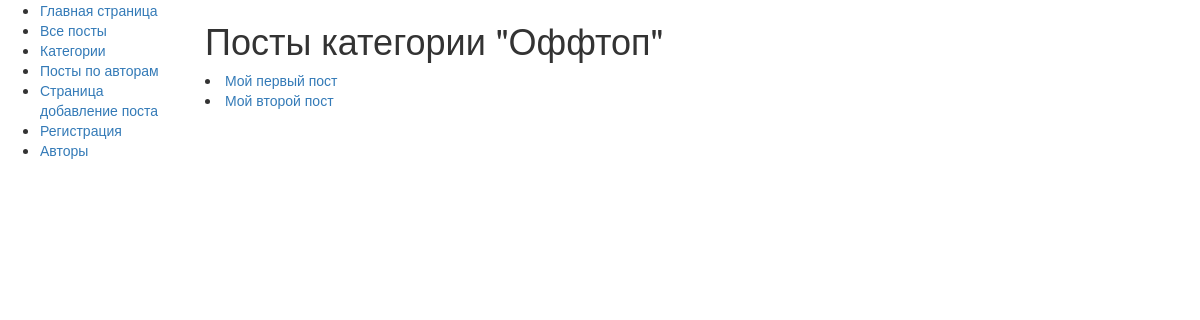
Before: /posts/posts_by_categories/offtop/1/ with the older database file.
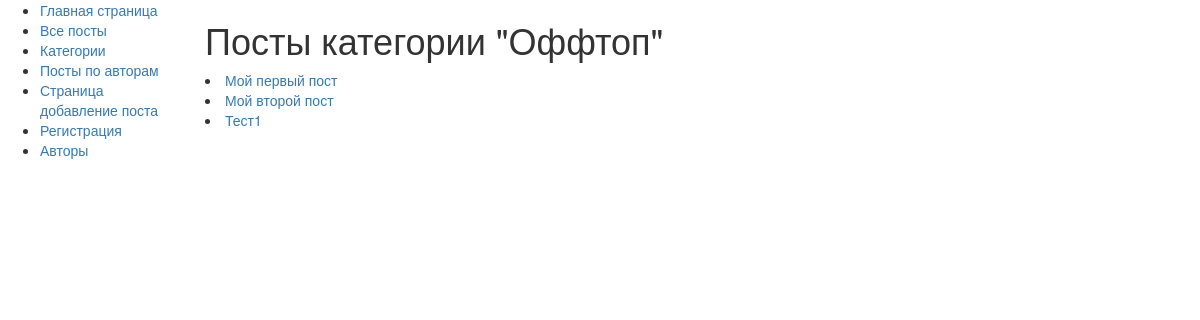
After: the same page with the newer database file.
### posts/models.py (models this page shows, shortened)
class Post(models.Model):
    heading = models.CharField(max_length=40)
    text = models.TextField(null=True)
    date = models.DateTimeField(auto_now_add=True)
    vote = models.IntegerField(default=0, editable=False)
    author = models.ForeignKey("Author", on_delete=models.CASCADE, null=True)
    category = models.ForeignKey("Category", on_delete=models.CASCADE, null=True)

### posts/views.py (the view)
# urls.py: path('posts_by_categories/<str:slug>/<int:category_id>/', views.posts_by_categories, name='posts_by_categories'),
def posts_by_categories(request, slug, category_id):
    posts = Post.objects.filter(category_id=category_id)
    category_name = Category.objects.get(pk=category_id)
    return render(request, 'posts/posts_by_categories.html', {'posts': posts, 'category_name': category_name})

### posts/models.py (called while the page is built)
    def __str__(self):
        return self.name

### posts/templates/posts/posts_by_categories.html
{% extends "posts/base.html" %}
{% block content%}
	<h1>Посты категории "{{ category_name }}" </h1>
	{% for post in posts %}
		<li><a href="{% url 'cur_post' post.id %}">{{ post.heading }}</a></li>
	{% endfor %}
{% endblock %}

Changed rows visible on the page:
added Post: heading "Тест1"
